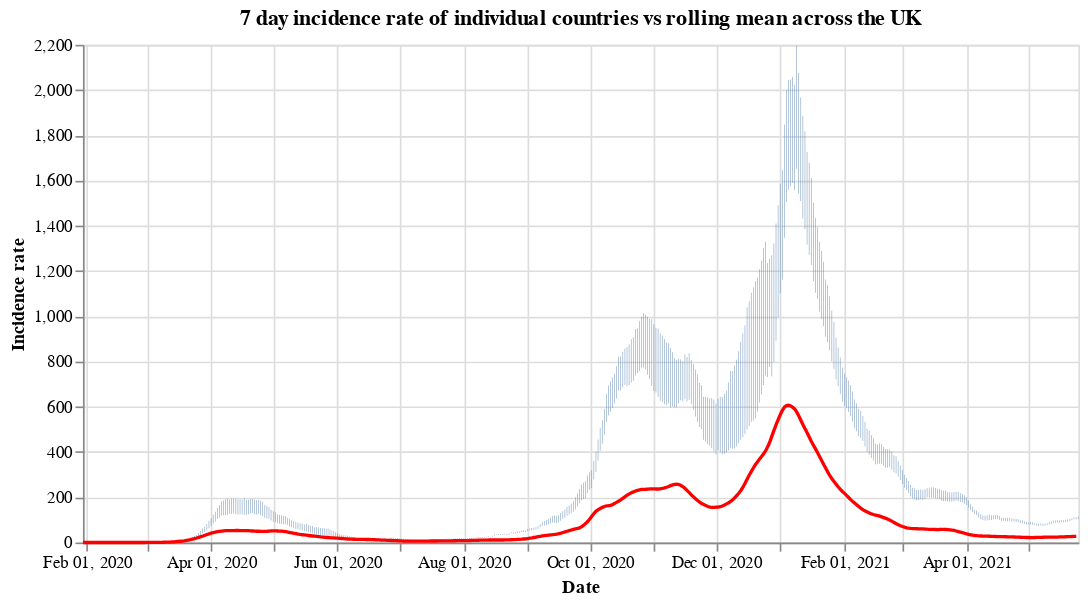

The notebook cell saved with this chart:
### Code cell
#collapse
countries = uk_cases['areaName'].unique()
countries.sort()

selection = alt.selection_single(
    name='Select',
    fields=['areaName'],
    init={'areaName': 'Wales'},
    bind={'areaName': alt.binding_select(options=countries)}
)

# scatter plot, modify opacity based on selection
bars = alt.Chart(uk_cases).mark_bar().add_selection(
    selection
).encode(
    x=alt.X("yearmonthdate(date):T", axis=alt.Axis(title='Date')),
    y=alt.Y("weeklyCasesRate:Q", axis=alt.Axis(title='Incidence rate')),
    tooltip='weeklyCasesRate:Q',
    opacity=alt.condition(selection, alt.value(1), alt.value(0))
).properties(title=f'7 day incidence rate of individual countries vs rolling mean across the UK', width=600)

line = alt.Chart(overview_cases).mark_line(
    color='red',
    size=2,
).transform_window(
    rolling_mean='mean(weeklyCasesRate)',
    frame=[0, 7]
).encode(
    x='yearmonthdate(date):T',
    y='rolling_mean:Q'
)

alt.layer(bars, line)

### Figure 1 — Vega-Lite specification as saved in the notebook (floating-point values rounded to 4 significant figures; data arrays with more than 128 entries replaced by an {"elided": "..."} marker saying what was removed)
{"config": {"view": {"continuousWidth": 400, "continuousHeight": 300}}, "layer": [{"data": {"name": "data-1202ef1e1cca017dfb74b62a249679de"}, "mark": "bar", "encoding": {"opacity": {"condition": {"value": 1, "selection": "Select"}, "value": 0}, "tooltip": {"type": "quantitative", "field": "weeklyCasesRate"}, "x": {"type": "temporal", "axis": {"title": "Date"}, "field": "date", "timeUnit": "yearmonthdate"}, "y": {"type": "quantitative", "axis": {"title": "Incidence rate"}, "field": "weeklyCasesRate"}}, "selection": {"Select": {"type": "single", "fields": ["areaName"], "init": {"areaName": "Wales"}, "bind": {"areaName": {"input": "select", "options": ["England", "Northern Ireland", "Scotland", "Wales"]}}}}, "title": "7 day incidence rate of individual countries vs rolling mean across the UK", "width": 600}, {"data": {"name": "data-18b8b24c9df7e54cbab9b9a5bfb48828"}, "mark": {"type": "line", "color": "red", "size": 2}, "encoding": {"x": {"type": "temporal", "field": "date", "timeUnit": "yearmonthdate"}, "y": {"type": "quantitative", "field": "rolling_mean"}}, "transform": [{"window": [{"op": "mean", "field": "weeklyCasesRate", "as": "rolling_mean"}], "frame": [0, 7]}]}], "$schema": "https://vega.github.io/schema/vega-lite/v4.8.1.json", "datasets": {"data-1202ef1e1cca017dfb74b62a249679de": {"elided": "1832 records"}, "data-18b8b24c9df7e54cbab9b9a5bfb48828": {"elided": "481 records"}}}
